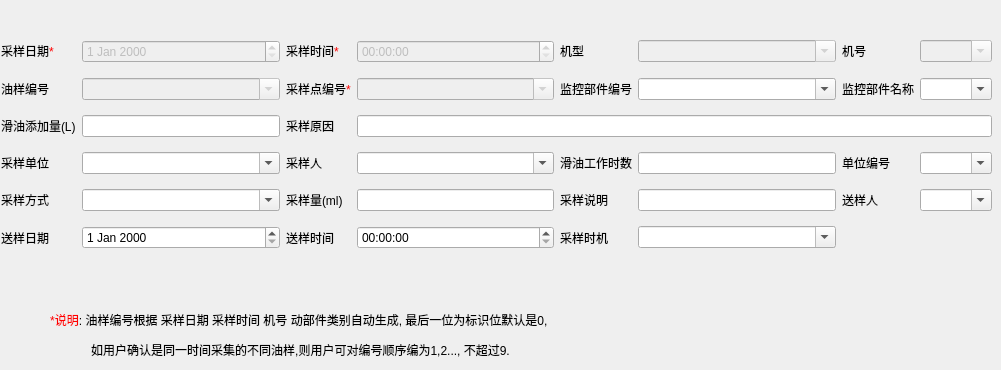
   <widget class="QWidget" name="tab_22">
    <attribute name="title">
     <string>油样采集信息</string>
    </attribute>
    <widget class="QLabel" name="label_269">
     <property name="geometry">
      <rect>
       <x>0</x>
       <y>310</y>
       <width>601</width>
       <height>51</height>
      </rect>
     </property>
     <property name="text">
      <string>&lt;html&gt;&lt;head/&gt;&lt;body&gt;&lt;p align=&quot;center&quot;&gt;&lt;span style=&quot; color:#ff0000;&quot;&gt;*说明&lt;/span&gt;: 油样编号根据 采样日期 采样时间 机号 动部件类别自动生成, 最后一位为标识位默认是0, &lt;/p&gt;&lt;p align=&quot;center&quot;&gt;如用户确认是同一时间采集的不同油样,则用户可对编号顺序编为1,2..., 不超过9.&lt;/p&gt;&lt;/body&gt;&lt;/html&gt;</string>
     </property>
    </widget>
    <widget class="QWidget" name="layoutWidget_22">
     <property name="geometry">
      <rect>
       <x>1</x>
       <y>31</y>
       <width>991</width>
       <height>227</height>
      </rect>
     </property>
     <layout class="QGridLayout" name="gridLayout_22">
      <item row="0" column="0">
       <widget class="QLabel" name="label_270">
        <property name="text">
         <string>&lt;html&gt;&lt;head/&gt;&lt;body&gt;&lt;p&gt;采样日期&lt;span style=&quot; color:#ff0000;&quot;&gt;*&lt;/span&gt;&lt;/p&gt;&lt;/body&gt;&lt;/html&gt;</string>
        </property>
       </widget>
      </item>
      <item row="0" column="1">
       <widget class="QDateEdit" name="_dateEditOilSampleSampleDate_3">
        <property name="enabled">
         <bool>false</bool>
        </property>
       </widget>
      </item>
      <item row="0" column="2">
       <widget class="QLabel" name="label_271">
        <property name="text">
         <string>&lt;html&gt;&lt;head/&gt;&lt;body&gt;&lt;p&gt;采样时间&lt;span style=&quot; color:#ff0000;&quot;&gt;*&lt;/span&gt;&lt;/p&gt;&lt;/body&gt;&lt;/html&gt;</string>
        </property>
       </widget>
      </item>
      <item row="0" column="3">
       <widget class="QTimeEdit" name="_timeEditOilSampleSampleTime_3">
        <property name="enabled">
         <bool>false</bool>
        </property>
       </widget>
      </item>
      <item row="0" column="4">
       <widget class="QLabel" name="label_272">
        <property name="text">
         <string>&lt;html&gt;&lt;head/&gt;&lt;body&gt;&lt;p&gt;机型&lt;/p&gt;&lt;/body&gt;&lt;/html&gt;</string>
        </property>
       </widget>
      </item>
      <item row="0" column="5">
       <widget class="QComboBox" name="_comboBoxOilSamplePlaneType_3">
        <property name="enabled">
         <bool>false</bool>
        </property>
        <property name="editable">
         <bool>true</bool>
        </property>
       </widget>
      </item>
      <item row="0" column="6">
       <widget class="QLabel" name="label_273">
        <property name="text">
         <string>&lt;html&gt;&lt;head/&gt;&lt;body&gt;&lt;p&gt;机号&lt;/p&gt;&lt;/body&gt;&lt;/html&gt;</string>
        </property>
       </widget>
      </item>
      <item row="0" column="7">
       <widget class="QComboBox" name="_comboBoxOilSamplePlaneID_3">
        <property name="enabled">
         <bool>false</bool>
        </property>
        <property name="editable">
         <bool>true</bool>
        </property>
       </widget>
      </item>
      <item row="2" column="0">
       <widget class="QLabel" name="label_274">
        <property name="text">
         <string>滑油添加量(L)</string>
        </property>
       </widget>
      </item>
      <item row="2" column="1">
       <widget class="QLineEdit" name="_editOilSampleMount_3"/>
      </item>
      <item row="2" column="2">
       <widget class="QLabel" name="label_275">
        <property name="text">
         <string>采样原因</string>
        </property>
       </widget>
      </item>
      <item row="3" column="0">
       <widget class="QLabel" name="label_276">
        <property name="text">
         <string>采样单位</string>
        </property>
       </widget>
      </item>
      <item row="3" column="1">
       <widget class="QComboBox" name="_comboBoxOilSampleSampleUnit_3">
        <property name="editable">
         <bool>true</bool>
        </property>
       </widget>
      </item>
      <item row="3" column="2">
       <widget class="QLabel" name="label_277">
        <property name="text">
         <string>采样人</string>
        </property>
       </widget>
      </item>
      <item row="3" column="3">
       <widget class="QComboBox" name="_comboBoxOilSampleSampleGuy_3">
        <property name="editable">
         <bool>true</bool>
        </property>
       </widget>
      </item>
      <item row="3" column="6">
       <widget class="QLabel" name="label_278">
        <property name="text">
         <string>&lt;html&gt;&lt;head/&gt;&lt;body&gt;&lt;p&gt;单位编号&lt;/p&gt;&lt;/body&gt;&lt;/html&gt;</string>
        </property>
       </widget>
      </item>
      <item row="3" column="7">
       <widget class="QComboBox" name="_comboBoxOilSampleUnitID_3">
        <property name="editable">
         <bool>true</bool>
        </property>
       </widget>
      </item>
      <item row="4" column="0">
       <widget class="QLabel" name="label_279">
        <property name="text">
         <string>采样方式</string>
        </property>
       </widget>
      </item>
      <item row="4" column="1">
       <widget class="QComboBox" name="_comboBoxOilSampleSampleMethod_3">
        <property name="editable">
         <bool>true</bool>
        </property>
       </widget>
      </item>
      <item row="4" column="2">
       <widget class="QLabel" name="label_280">
        <property name="text">
         <string>采样量(ml)</string>
        </property>
       </widget>
      </item>
      <item row="4" column="3">
       <widget class="QLineEdit" name="_editOilSampleSampleMount_3"/>
      </item>
      <item row="4" column="4">
       <widget class="QLabel" name="label_281">
        <property name="text">
         <string>采样说明</string>
        </property>
       </widget>
      </item>
      <item row="4" column="5">
       <widget class="QLineEdit" name="_editOilSampleInfo_3"/>
      </item>
      <item row="4" column="6">
       <widget class="QLabel" name="label_282">
        <property name="text">
         <string>送样人</string>
        </property>
       </widget>
      </item>
      <item row="4" column="7">
       <widget class="QComboBox" name="_comboBoxOilSampleSendGuy_3">
        <property name="editable">
         <bool>true</bool>
        </property>
       </widget>
      </item>
      <item row="5" column="0">
       <widget class="QLabel" name="label_283">
        <property name="text">
         <string>送样日期</string>
        </property>
       </widget>
      </item>
      <item row="5" column="1">
       <widget class="QDateEdit" name="_dateEditOilSampleSendDate_3"/>
      </item>
      <item row="5" column="2">
       <widget class="QLabel" name="label_284">
        <property name="text">
         <string>送样时间</string>
        </property>
       </widget>
      </item>
      <item row="5" column="3">
       <widget class="QTimeEdit" name="_timeEditOilSampleSendTime_3"/>
      </item>
      <item row="5" column="4">
       <widget class="QLabel" name="label_285">
        <property name="text">
         <string>采样时机</string>
        </property>
       </widget>
      </item>
      <item row="5" column="5">
       <widget class="QComboBox" name="_comboBoxOilSampleSituation_3">
        <property name="editable">
         <bool>true</bool>
        </property>
       </widget>
      </item>
      <item row="1" column="0">
       <widget class="QLabel" name="label_286">
        <property name="text">
         <string>&lt;html&gt;&lt;head/&gt;&lt;body&gt;&lt;p&gt;油样编号&lt;/p&gt;&lt;/body&gt;&lt;/html&gt;</string>
        </property>
       </widget>
      </item>
      <item row="1" column="1">
       <widget class="QComboBox" name="_comboBoxOilSampleID_3">
        <property name="enabled">
         <bool>false</bool>
        </property>
        <property name="editable">
         <bool>true</bool>
        </property>
       </widget>
      </item>
      <item row="1" column="3">
       <widget class="QComboBox" name="_comboBoxOilSampleSamplePointID_3">
        <property name="enabled">
         <bool>false</bool>
        </property>
        <property name="editable">
         <bool>true</bool>
        </property>
       </widget>
      </item>
      <item row="1" column="5">
       <widget class="QComboBox" name="_comboBoxOilSampleMonitorPartID_3">
        <property name="editable">
         <bool>true</bool>
        </property>
       </widget>
      </item>
      <item row="1" column="2">
       <widget class="QLabel" name="label_287">
        <property name="text">
         <string>&lt;html&gt;&lt;head/&gt;&lt;body&gt;&lt;p&gt;采样点编号&lt;span style=&quot; color:#ff0000;&quot;&gt;*&lt;/span&gt;&lt;/p&gt;&lt;/body&gt;&lt;/html&gt;</string>
        </property>
       </widget>
      </item>
      <item row="1" column="4">
       <widget class="QLabel" name="label_288">
        <property name="text">
         <string>监控部件编号</string>
        </property>
       </widget>
      </item>
      <item row="1" column="6">
       <widget class="QLabel" name="label_289">
        <property name="text">
         <string>监控部件名称</string>
        </property>
       </widget>
      </item>
      <item row="3" column="4">
       <widget class="QLabel" name="label_290">
        <property name="text">
         <string>滑油工作时数</string>
        </property>
       </widget>
      </item>
      <item row="1" column="7">
       <widget class="QComboBox" name="_comboBoxOilSampleMonitorPart_3">
        <property name="editable">
         <bool>true</bool>
        </property>
       </widget>
      </item>
      <item row="3" column="5">
       <widget class="QLineEdit" name="_editOilSampleHours_3"/>
      </item>
      <item row="2" column="3" colspan="5">
       <widget class="QLineEdit" name="_editOilSampleReason_3"/>
      </item>
     </layout>
    </widget>
   </widget>
